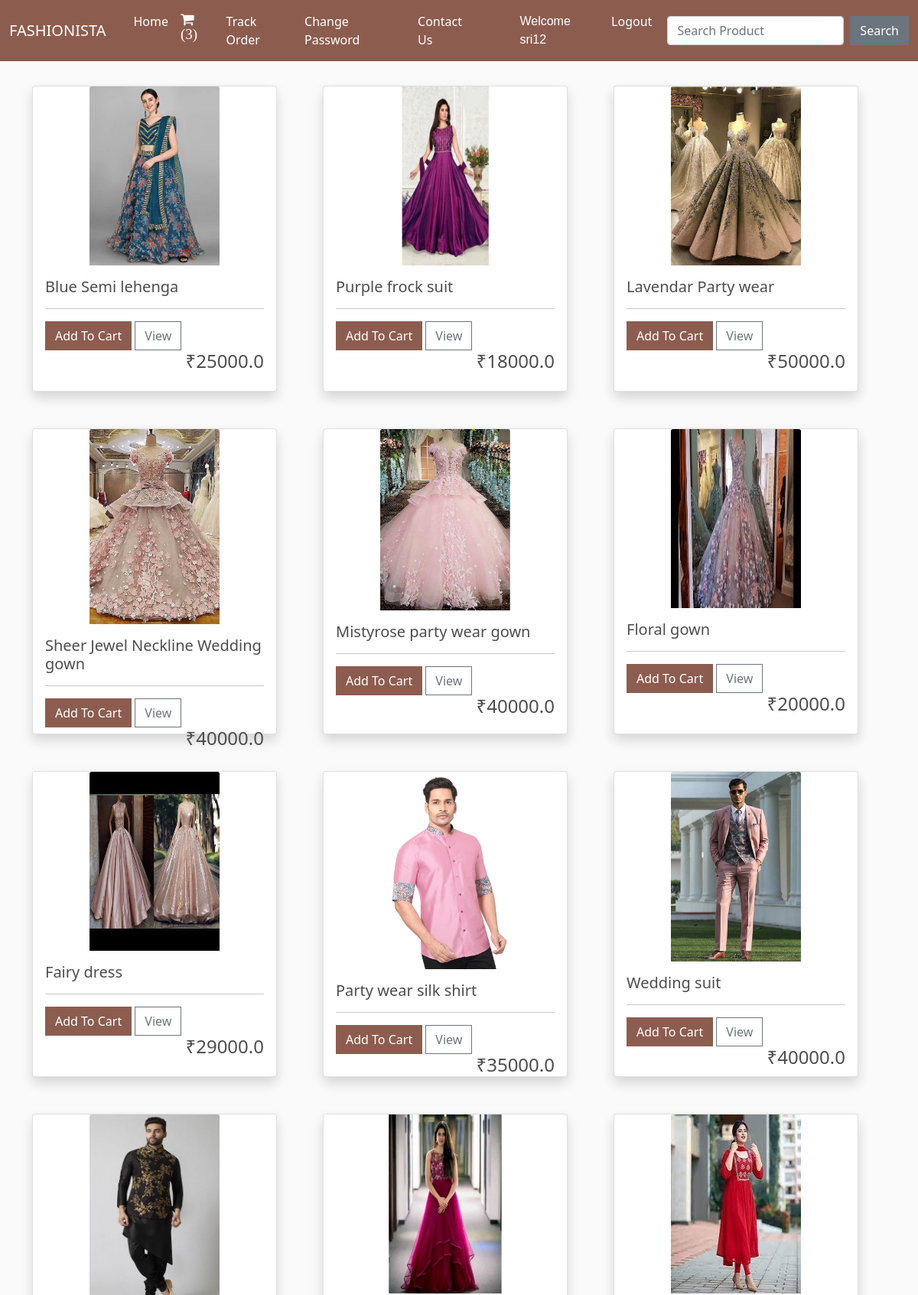
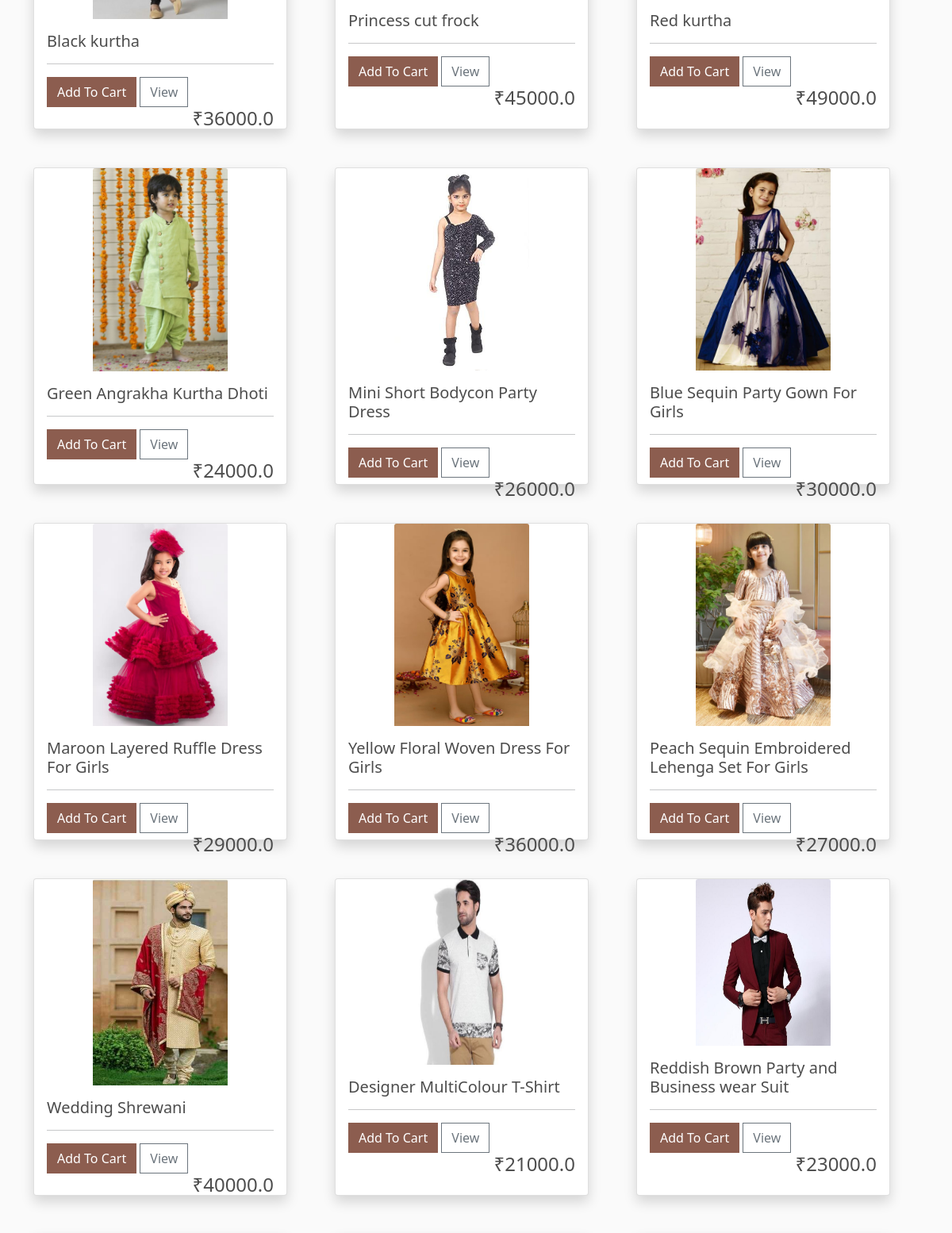
The app's page / (signed in, upper part) with its own data (2 pictures, top to bottom).
### shop/models.py (models this page shows, shortened)
class Product(models.Model):
    name = models.CharField(max_length=100)
    price = models.FloatField()
    image = models.ImageField(upload_to="", default="")

### shop/views.py (the view)
# urls.py: path("", views.index, name="index"),
def index(request):
    data = cartData(request)
    items = data['items']
    order = data['order']
    cartItems = data['cartItems']
    products = Product.objects.all()
    return render(request, "index.html", {'products':products, 'cartItems':cartItems})

### shop/inherit.py (called while the page is built)
def cartData(request):
    if request.user.is_authenticated:
        customer = request.user.customer
        order, created = Order.objects.get_or_create(customer=customer, complete=False)
        items = order.orderitem_set.all()
        cartItems = order.get_cart_items
    else:
        items = []
        order = {'get_cart_total':0, 'get_cart_items':0}
        cartItems = order['get_cart_items']
    return {'cartItems':cartItems, 'items':items, 'order':order}

### shop/models.py (called while the page is built)
    @property
    def get_cart_items(self):
        orderitems = self.orderitem_set.all()
        total = sum([item.quantity for item in orderitems])
        return total

### shop/templates/index.html (shortened to what this page needs)
{% extends 'base.html' %}
{% load static %}
{% block body %}
<div class="container mt-2 mb-3">
  <div class="row">
    {% for product in products %}
    <div class="col-lg-4 my-4">
      <div class="card shadow align-items-center" style="width: 20rem; height: 25rem;">
        <img src="/media/{{product.image}}" class="card-img-top" style="width: 170px; height: 260px;" alt="...">
        <div class="card-body">
          <h5 class="card-title">{{product.name}}</h5>
          <hr>
          {% if request.user.is_authenticated %}
          <button data-product="{{product.id}}" data-action="add" class="btn add-btn update-cart"
            style="background-color: #8c5d4f; color: white;">Add To Cart</button>
          <a href="/product_view/{{product.id}}/" class="btn btn-outline-secondary">View</a>
          {% else %}
          <button class="btn" style="background-color: #8c5d4f; color: white;">Login to add the item</button>
          {% endif %}
          <h4 style="display: inline-block; float: right;">&nbsp;₹{{product.price}}</h4>
        </div>
      </div>
    </div>
    {% endfor %}
  </div>
</div>
{% endblock %}

### shop/templates/base.html (shortened to what this page needs)
<!doctype html>
<html lang="en">
<head>
    <link href="https://cdn.jsdelivr.net/npm/bootstrap@5.0.2/dist/css/bootstrap.min.css" rel="stylesheet"
>
    <link rel="stylesheet" href="https://cdnjs.cloudflare.com/ajax/libs/font-awesome/4.7.0/css/font-awesome.min.css">
</head>
<body>
    <nav class="navbar navbar-expand-lg navbar-dark sticky-top">
        <div class="container-fluid">
            <a class="navbar-brand" href="/">FASHIONISTA</a>
            <div class="collapse navbar-collapse" id="navbarSupportedContent">
                <div class="container w-75">
                <ul class="navbar-nav me-auto mb-2 mb-lg-0">
                    <li class="nav-item">
                        <a class="nav-link active" aria-current="page" href="/">Home</a>
                    </li>
                    {% if request.user.is_authenticated %}
                    <li class="nav-item">
                        <a class="nav-link active" aria-current="page" href="/cart/"><span class=" fa fa-shopping-cart"
                                style="font-size: 19px;"> ({{cartItems}})</span></a>
                    </li>
                    <li class="nav-item">
                        <a class="nav-link active" href="/tracker/">Track Order</a>
                    </li>
                    <li class="nav-item">
                        <a class="nav-link active" href="/change_password/">Change Password</a>
                    </li>
                    <li class="nav-item">
                        <a class="nav-link active" href="/loggedin_contact/">Contact Us</a>
                    </li>
                    {% endif %}
                    {% if not request.user.is_authenticated %}
                    <li class="nav-item">
                        <a class="nav-link active" aria-current="page" href="/register/">Register</a>
                    </li>
                    <li class="nav-item">
                        <a class="nav-link active" aria-current="page" href="/login/">Login</a>
                    </li>
                    <li class="nav-item">
                        <a class="nav-link active" href="/contact/">Contact Us</a>
                    </li>
                    {% else %}
                    <li class="nav-item">
                        <a class="nav-link active" aria-current="page" href="#" style="font-family:'Franklin Gothic Medium', 'Arial Narrow', Arial, sans-serif; font-size: 1rem;">Welcome {{request.user}}</a>
                    </li>
                    <li class="nav-item">
                        <a class="nav-link active" aria-current="page" href="/logout/">Logout</a>
                    </li>
                    {% endif %}
                </ul>
                </div>
                <form class="d-flex" method="POST" action="/search/"> {% csrf_token %}
                    <input class="form-control me-2" type="search" name="search" placeholder="Search Product" aria-label="Search">
                    <button href="/search/" class="btn btn-secondary" type="submit">Search</button>
                </form>
            </div>
        </div>
    </nav>
    {% block body %}
    {% endblock %}
</body>
</html>

### shop/templates/base.html (style rules this page uses)
.navbar { background-color: #8c5d4f; }
body { background-color: hsl(0, 0%, 98%); }
h1, h2, h3, h4, h5, h6 { color: hsl(0, 0%, 30%); }
.col-lg-4, .col-lg-6, .col-lg-8, .col-lg-12 { margin-top: 10px; }
.btn { border-radius: 0; }

### records on screen
Product: image (picture), name "Blue Semi lehenga", price "25000.0"
Product: image (picture), name "Purple frock suit", price "18000.0"
Product: image (picture), name "Lavendar Party wear", price "50000.0"
Product: image (picture), name "Sheer Jewel Neckline Wedding gown", price "40000.0"
Product: image (picture), name "Mistyrose party wear gown", price "40000.0"
Product: image (picture), name "Floral gown", price "20000.0"
Product: image (picture), name "Fairy dress", price "29000.0"
Product: image (picture), name "Party wear silk shirt", price "35000.0"
Product: image (picture), name "Wedding suit", price "40000.0"
Product: image (picture), name "Black kurtha", price "36000.0"
Product: image (picture), name "Princess cut frock", price "45000.0"
Product: image (picture), name "Red kurtha", price "49000.0"
Product: image (picture), name "Green Angrakha Kurtha Dhoti", price "24000.0"
Product: image (picture), name "Mini Short Bodycon Party Dress", price "26000.0"
Product: image (picture), name "Blue Sequin Party Gown For Girls", price "30000.0"
Product: image (picture), name "Maroon Layered Ruffle Dress For Girls", price "29000.0"
Product: image (picture), name "Yellow Floral Woven Dress For Girls", price "36000.0"
Product: image (picture), name "Peach Sequin Embroidered Lehenga Set For Girls", price "27000.0"
Product: image (picture), name "Wedding Shrewani", price "40000.0"
Product: image (picture), name "Designer MultiColour T-Shirt", price "21000.0"
Product: image (picture), name "Reddish Brown Party and Business wear Suit", price "23000.0"

### other values on screen
{{ cartItems }} "3"
{{ request.user }} "sri12"
